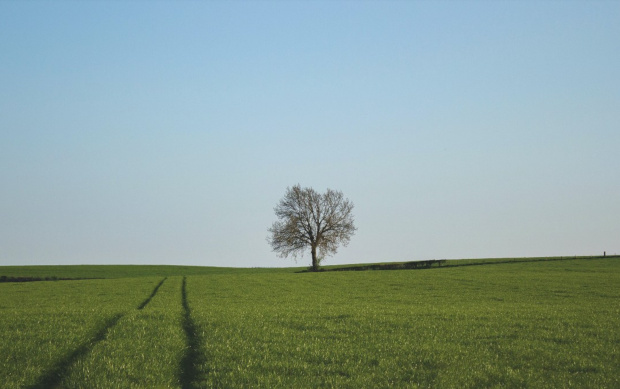
#> input picture images/paisagem01.jpg, 620 x 389 px
$ python masking.py
#> lines starting #> are read from the running program, lines starting #| are printed output that depends on the picture; after the words box and inside, x2 and y2 are one past the last pixel; in counts of white or black regions, pixels touching at a corner belong together
import os
import cv2
import logging

import numpy as np

logging.basicConfig(level=logging.INFO)
logger = logging.getLogger(__name__)


def read_image(image_path: str, results_dir: str) -> np.ndarray:
    """Reads an image from a path and returns a numpy array.

    Args:
        image_path (str): Path to the image.
        results_dir (str): Path to the results directory.

    Returns:
        np.ndarray: Numpy array with the image.
    """
#> called with image_path = 'scripts/images/paisagem01.jpg', results_dir = 'results'
    os.makedirs(results_dir, exist_ok=True)

    with open(image_path, 'rb') as f:
        image_content = f.read()
    img = cv2.imdecode(
        np.frombuffer(image_content, np.uint8),
        cv2.IMREAD_UNCHANGED
    )
#> img is the input picture: shape (389, 620, 3); mean B, G, R 153.1, 159.6, 138.4

    return img


if __name__ == '__main__':
    results_dir = 'results'
    image_path = os.path.abspath(os.path.join('images', 'paisagem01.jpg'))

    img = read_image(image_path, results_dir)
    logger.info('Making mask with a circle')
    height, width, _ = img.shape
#> height = 389; width = 620
    mask = np.zeros((height, width), np.uint8)
    cv2.circle(mask, (250, 200), 150, (255, 255, 255), -1)
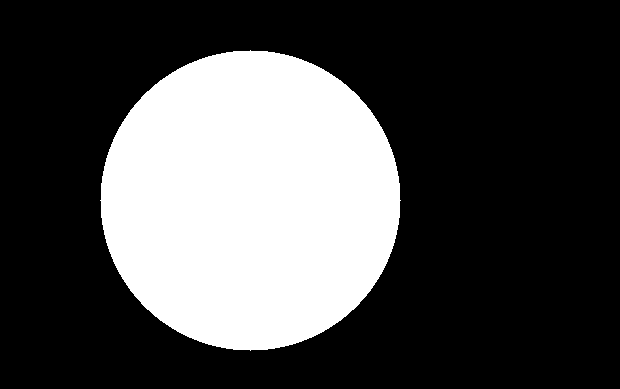
#> mask: shape (389, 620); 29.3% white; 1 white region, box (x1, y1, x2, y2) and area: (100, 50, 401, 351) 70681
    cv2.imwrite(os.path.join(results_dir, 'mask_circle.png'), mask)

    logger.info('Making bitwise and with the mask')
    result = cv2.bitwise_and(img, img, mask=mask)
    cv2.imwrite(os.path.join(results_dir, 'bitwise_and_circle.png'), result)

    logger.info('Making bitwise and with the mask and a white background')
    white_back = 255 * np.ones((height, width, 3), np.uint8)
    result[mask == 0] = white_back[mask == 0]
    cv2.imwrite(os.path.join(
        results_dir, 'bitwise_and_circle_white.png'), result)

    logger.info('Making bitwise and with the mask and a background image')
    background = cv2.imread(os.path.abspath(
        os.path.join('images', 'montanha.jpg')))
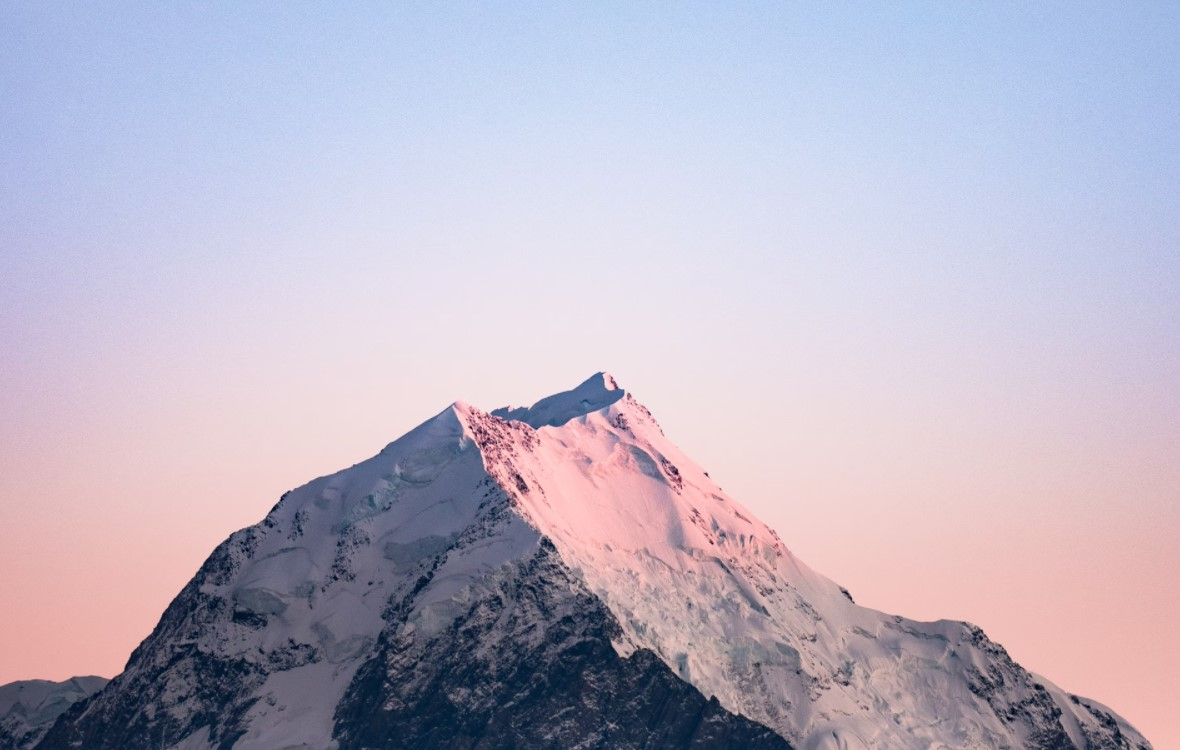
#> input picture images/montanha.jpg, 1180 x 750 px, found by its file name
#> background is the input picture: shape (750, 1180, 3); mean B, G, R 197, 179.7, 186.7
    background = cv2.resize(background, (width, height))
#> background: shape (389, 620, 3)
    result[mask == 0] = background[mask == 0]
    cv2.imwrite(os.path.join(
        results_dir, 'bitwise_and_circle_background.png'), result)

    logger.info('Isolating the object')
    image_path = os.path.abspath(os.path.join('images', 'folha_ruido.jpg'))
    img = read_image(image_path, results_dir)
#> call 2 of read_image, with image_path = 'scripts/images/folha_ruido.jpg', results_dir = 'results'
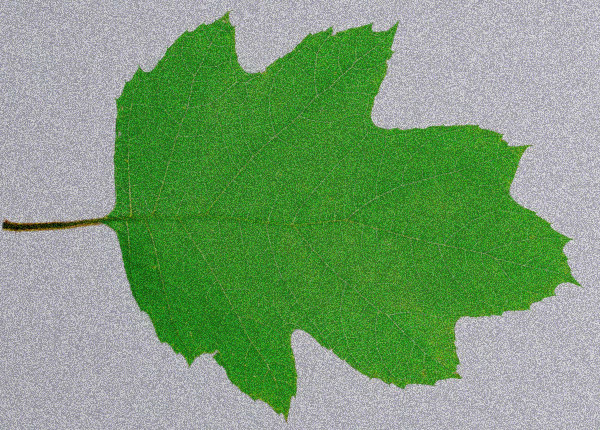
#> input picture images/folha_ruido.jpg, 600 x 430 px
#> in read_image, img is the input picture: shape (430, 600, 3); mean B, G, R 117.1, 157.9, 122.4
    height, width = img.shape[:2]
#> height = 430; width = 600
    gray = cv2.cvtColor(img, cv2.COLOR_BGR2GRAY)
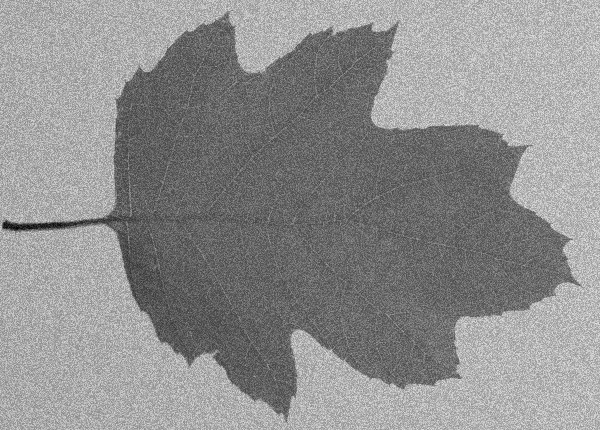
#> gray: shape (430, 600); min 4, max 236, mean 142.6
    blur = cv2.GaussianBlur(gray, (5, 5), 0)
    _, thresh = cv2.threshold(
        blur, 0, 255, cv2.THRESH_BINARY_INV | cv2.THRESH_OTSU)
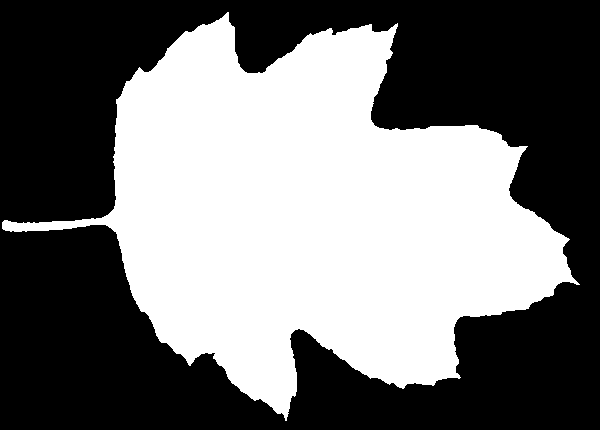
#> thresh: shape (430, 600); 45.7% white; 1 white region, box (x1, y1, x2, y2) and area: (2, 12, 580, 421) 117997
    logger.info('Threshold: %s', thresh)

    logger.info('Saving bitwise and with the black background')
    result = cv2.bitwise_and(img, img, mask=thresh)
#> result: shape (430, 600, 3)
    cv2.imwrite(os.path.join(results_dir, 'bitwise_and_folha.png'), result)

    logger.info('Saving bitwise and with the white background')
    white_back = 255 * np.ones((height, width, 3), np.uint8)
    result[thresh == 0] = white_back[thresh == 0]

    cv2.imwrite(os.path.join(
        results_dir,
        'bitwise_and_folha_white.png'
    ), result)

    logger.info('Saving bitwise and with the background image')
    background = cv2.imread(os.path.abspath(
        os.path.join('images', 'montanha.jpg')))
    background = cv2.resize(background, (width, height))
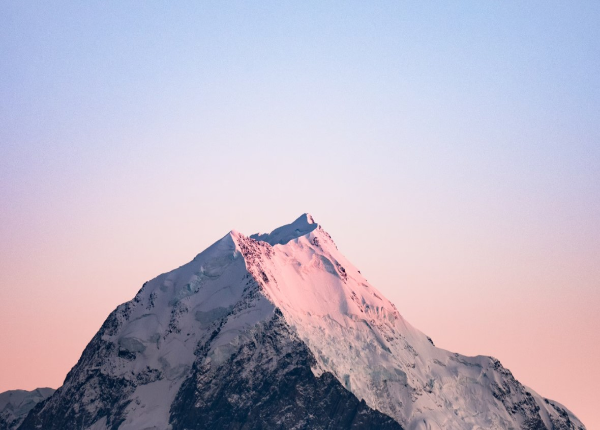
#> background: shape (430, 600, 3); mean B, G, R 196.9, 179.6, 186.6
    result[thresh == 0] = background[thresh == 0]
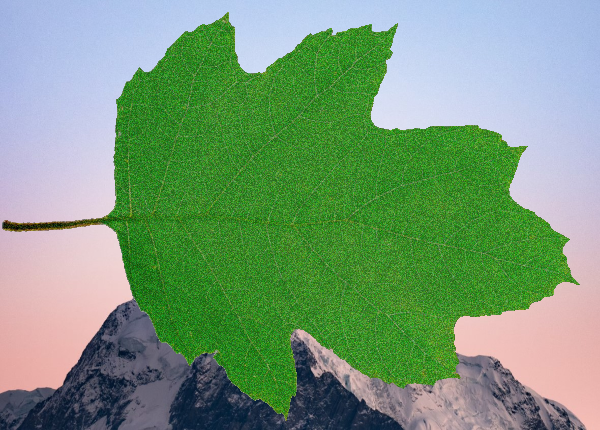
#> result: shape (430, 600, 3); mean B, G, R 120.6, 154.1, 120.1
    cv2.imwrite(os.path.join(
        results_dir,
        'bitwise_and_folha_background.png'
    ), result)
